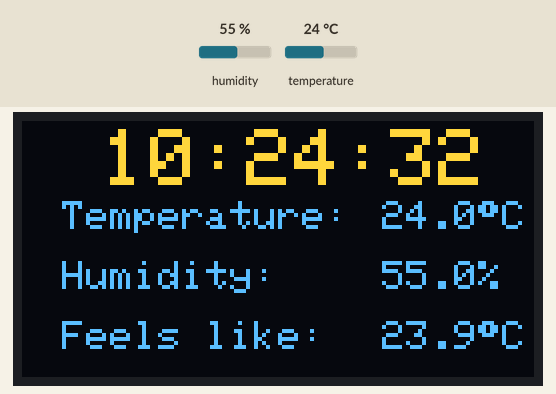
The sketch below on a simulated ESP32. Shown: 128×64 one-colour display. The test bench sets the inputs (shaded band); at power-on: humidity 55 %, temperature 24 °C. The OLED is the two-colour kind (top 16 rows yellow); WiFi joins after 1.5 s; servers stay silent unless stated; network time is answered at once with the bench clock; the local clock reads 2024-03-15 10:24:30 at power-on unless the sketch sets it; what the sketch prints to the serial monitor is not drawn.

Above: at 2.2 s.
2.3 s: humidity set to 22 %
At 5.0 s:
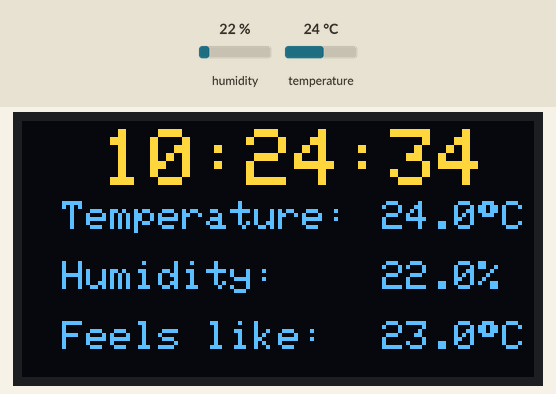
5.7 s: temperature set to 12 °C
At 7.0 s:
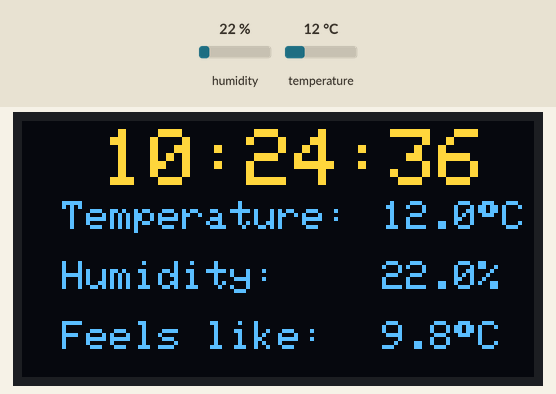
8.7 s: humidity set to 40 %
At 10.6 s:
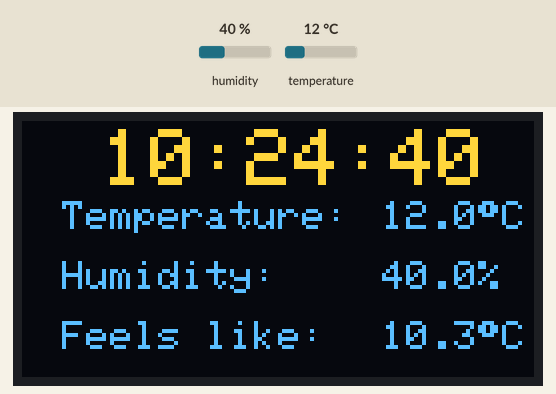
12.6 s: temperature set to 19 °C
At 15.1 s:
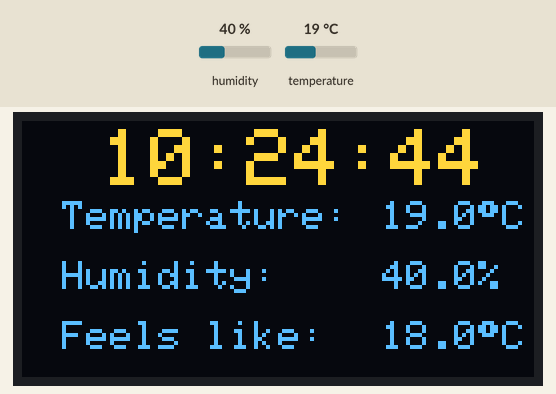
Timing chart, 0 to 16.6 s (numbered marks = the images above; inputs shaded):
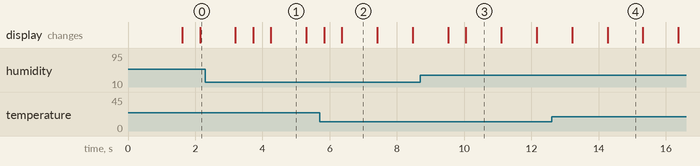

The sketch:

TempBot.ino
```cpp
#include <WiFi.h>
#include <NTPClient.h>
#include <WiFiUdp.h>
#include <Adafruit_GFX.h>
#include <Adafruit_SSD1306.h>
#include <DHT.h>
#include <Wire.h>
#include <SPI.h>

#define SCREEN_WIDTH 128
#define SCREEN_HEIGHT 64
#define OLED_RESET -1
#define SCREEN_ADDRESS 0x3C
#define DHTPIN 8
#define DHTTYPE DHT22

Adafruit_SSD1306 display(SCREEN_WIDTH, SCREEN_HEIGHT, &Wire, OLED_RESET);
DHT dht(DHTPIN, DHTTYPE);
WiFiUDP ntp;
NTPClient timeclient(ntp, "pl.pool.ntp.org");

const char *ssid = "TP-Link_0695";
const char *password = "63156508";

void setup()
{
    Serial.begin(9600);

    if (!display.begin(SSD1306_SWITCHCAPVCC, SCREEN_ADDRESS))
    {
        Serial.println(F("SSD1306 allocation failed"));
        for (;;)
            ;
    }

    dht.begin();
    WiFi.begin(ssid, password);

    display.clearDisplay();
    display.display();
}

void loop()
{
    while (WiFi.status() != WL_CONNECTED)
    {
        delay(500);
        Serial.print(".");
    }

    timeclient.update();

    float h = dht.readHumidity();
    float t = dht.readTemperature();
    float hic = dht.computeHeatIndex(t, h, false);

    if (isnan(h) || isnan(t))
    {
        Serial.println(F("Failed to read from DHT sensor!"));
        delay(1000);
        return;
    }

    displayInfo(t, h, hic);
    delay(500);
}

void displayInfo(float t, float h, float hic)
{
    String t_str = String(t, 1);
    String h_str = String(h, 1);
    String hic_str = String(hic, 1);

    display.clearDisplay();
    display.setTextSize(2);
    display.setTextColor(WHITE);
    display.setCursor(20, 2);
    display.println(timeclient.getFormattedTime());
    display.setTextSize(1);
    display.setCursor(10, 20);
    display.print("Temperature: ");
    display.setCursor(90, 20);
    display.print(t_str);
    display.print((char)247);
    display.print("C");
    display.setCursor(10, 35);
    display.print("Humidity: ");
    display.setCursor(90, 35);
    display.print(h_str);
    display.println("%");
    display.setCursor(10, 50);
    display.print("Feels like:");
    display.setCursor(90, 50);
    display.print(hic_str);
    display.print((char)247);
    display.print("C");
    display.display();
}
```

Measured:
- what the display in image 1 shows lasts 1.0 s, from 4.3 s to 5.3 s
